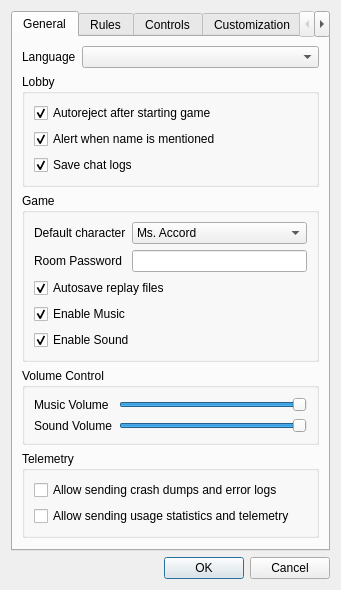
<?xml version="1.0" encoding="UTF-8"?>
<ui version="4.0">
 <class>SettingsDialog</class>
 <widget class="QDialog" name="SettingsDialog">
  <property name="geometry">
   <rect>
    <x>0</x>
    <y>0</y>
    <width>341</width>
    <height>502</height>
   </rect>
  </property>
  <property name="acceptDrops">
   <bool>true</bool>
  </property>
  <property name="windowTitle">
   <string comment="TitleSettings">Settings</string>
  </property>
  <property name="windowIcon">
   <iconset resource="client.qrc">
    <normaloff>:/icons/red.png</normaloff>:/icons/red.png</iconset>
  </property>
  <layout class="QVBoxLayout" name="verticalLayout">
   <item>
    <widget class="QTabWidget" name="SettingsTabWidget">
     <property name="currentIndex">
      <number>0</number>
     </property>
     <widget class="QWidget" name="GeneralTab">
      <attribute name="title">
       <string comment="TitleGeneral">General</string>
      </attribute>
      <layout class="QVBoxLayout" name="verticalLayout_2">
       <item>
        <layout class="QFormLayout" name="LanguageForm">
         <item row="0" column="0">
          <widget class="QLabel" name="LanguageLabel">
           <property name="text">
            <string>Language</string>
           </property>
          </widget>
         </item>
         <item row="0" column="1">
          <widget class="QComboBox" name="LanguageComboBox"/>
         </item>
        </layout>
       </item>
       <item>
        <widget class="QGroupBox" name="LobbyGroupBox">
         <property name="sizePolicy">
          <sizepolicy hsizetype="Preferred" vsizetype="Preferred">
           <horstretch>0</horstretch>
           <verstretch>0</verstretch>
          </sizepolicy>
         </property>
         <property name="title">
          <string comment="TitleLobby">Lobby</string>
         </property>
         <layout class="QVBoxLayout" name="verticalLayout_3">
          <item>
           <widget class="QCheckBox" name="AutorejectCheckBox">
            <property name="text">
             <string comment="Autoreject">Autoreject after starting game</string>
            </property>
            <property name="checked">
             <bool>true</bool>
            </property>
           </widget>
          </item>
          <item>
           <widget class="QCheckBox" name="AlertNameCheckBox">
            <property name="text">
             <string comment="AlertName">Alert when name is mentioned</string>
            </property>
            <property name="checked">
             <bool>true</bool>
            </property>
           </widget>
          </item>
          <item>
           <widget class="QCheckBox" name="SaveLogsCheckBox">
            <property name="text">
             <string comment="SaveChat">Save chat logs</string>
            </property>
            <property name="checked">
             <bool>true</bool>
            </property>
           </widget>
          </item>
         </layout>
        </widget>
       </item>
       <item>
        <widget class="QGroupBox" name="GameGroupBox">
         <property name="sizePolicy">
          <sizepolicy hsizetype="Preferred" vsizetype="Preferred">
           <horstretch>0</horstretch>
           <verstretch>0</verstretch>
          </sizepolicy>
         </property>
         <property name="title">
          <string comment="TitleGame">Game</string>
         </property>
         <layout class="QVBoxLayout" name="verticalLayout_4">
          <item>
           <layout class="QFormLayout" name="formLayout_5">
            <property name="fieldGrowthPolicy">
             <enum>QFormLayout::AllNonFixedFieldsGrow</enum>
            </property>
            <item row="0" column="0">
             <widget class="QLabel" name="DefaultCharacterLabel">
              <property name="text">
               <string comment="DefaultCharacter">Default character</string>
              </property>
             </widget>
            </item>
            <item row="0" column="1">
             <widget class="QComboBox" name="DefaultCharacterComboBox">
              <item>
               <property name="text">
                <string>Ms. Accord</string>
               </property>
              </item>
              <item>
               <property name="text">
                <string>Amitie</string>
               </property>
              </item>
              <item>
               <property name="text">
                <string>Arle</string>
               </property>
              </item>
              <item>
               <property name="text">
                <string>Dongurigaeru</string>
               </property>
              </item>
              <item>
               <property name="text">
                <string>Draco</string>
               </property>
              </item>
              <item>
               <property name="text">
                <string>Carbuncle</string>
               </property>
              </item>
              <item>
               <property name="text">
                <string>Ecolo</string>
               </property>
              </item>
              <item>
               <property name="text">
                <string>Feli</string>
               </property>
              </item>
              <item>
               <property name="text">
                <string>Klug</string>
               </property>
              </item>
              <item>
               <property name="text">
                <string>Lemres</string>
               </property>
              </item>
              <item>
               <property name="text">
                <string>Maguro</string>
               </property>
              </item>
              <item>
               <property name="text">
                <string>Ocean Prince</string>
               </property>
              </item>
              <item>
               <property name="text">
                <string>Onion Pixy</string>
               </property>
              </item>
              <item>
               <property name="text">
                <string>Raffine</string>
               </property>
              </item>
              <item>
               <property name="text">
                <string>Rider</string>
               </property>
              </item>
              <item>
               <property name="text">
                <string>Risukuma</string>
               </property>
              </item>
              <item>
               <property name="text">
                <string>Ringo</string>
               </property>
              </item>
              <item>
               <property name="text">
                <string>Rulue</string>
               </property>
              </item>
              <item>
               <property name="text">
                <string>Satan</string>
               </property>
              </item>
              <item>
               <property name="text">
                <string>Schezo</string>
               </property>
              </item>
              <item>
               <property name="text">
                <string>Sig</string>
               </property>
              </item>
              <item>
               <property name="text">
                <string>Suketoudara</string>
               </property>
              </item>
              <item>
               <property name="text">
                <string>Witch</string>
               </property>
              </item>
              <item>
               <property name="text">
                <string>Yu &amp; Rei</string>
               </property>
              </item>
             </widget>
            </item>
            <item row="1" column="0">
             <widget class="QLabel" name="PasswordLabel">
              <property name="text">
               <string comment="RoomPassword">Room Password</string>
              </property>
             </widget>
            </item>
            <item row="1" column="1">
             <widget class="QLineEdit" name="RoomPasswordLineEdit"/>
            </item>
           </layout>
          </item>
          <item>
           <widget class="QCheckBox" name="AutosaveReplaysCheckBox">
            <property name="text">
             <string comment="AutosaveReplay">Autosave replay files</string>
            </property>
            <property name="checked">
             <bool>true</bool>
            </property>
           </widget>
          </item>
          <item>
           <widget class="QCheckBox" name="EnableMusicCheckBox">
            <property name="text">
             <string comment="PlayMusic">Enable Music</string>
            </property>
            <property name="checked">
             <bool>true</bool>
            </property>
           </widget>
          </item>
          <item>
           <widget class="QCheckBox" name="EnableSoundCheckBox">
            <property name="text">
             <string comment="PlaySound">Enable Sound</string>
            </property>
            <property name="checked">
             <bool>true</bool>
            </property>
           </widget>
          </item>
         </layout>
        </widget>
       </item>
       <item>
        <widget class="QGroupBox" name="VolumeControlGroupBox">
         <property name="title">
          <string comment="TitleVolumeControl">Volume Control</string>
         </property>
         <layout class="QFormLayout" name="formLayout_6">
          <item row="0" column="0">
           <widget class="QLabel" name="MusicVolumeLabel">
            <property name="text">
             <string comment="MusicVolume">Music Volume</string>
            </property>
           </widget>
          </item>
          <item row="0" column="1">
           <widget class="QSlider" name="MusicVolumeHorizontalSlider">
            <property name="maximum">
             <number>100</number>
            </property>
            <property name="value">
             <number>100</number>
            </property>
            <property name="orientation">
             <enum>Qt::Horizontal</enum>
            </property>
            <property name="invertedAppearance">
             <bool>false</bool>
            </property>
           </widget>
          </item>
          <item row="1" column="0">
           <widget class="QLabel" name="SoundVolumeLabel">
            <property name="text">
             <string comment="SoundVolume">Sound Volume</string>
            </property>
           </widget>
          </item>
          <item row="1" column="1">
           <widget class="QSlider" name="SoundVolumeHorizontalSlider">
            <property name="maximum">
             <number>100</number>
            </property>
            <property name="value">
             <number>100</number>
            </property>
            <property name="orientation">
             <enum>Qt::Horizontal</enum>
            </property>
           </widget>
          </item>
         </layout>
        </widget>
       </item>
       <item>
        <widget class="QGroupBox" name="TelemetryGroupBox">
         <property name="title">
          <string>Telemetry</string>
         </property>
         <layout class="QVBoxLayout" name="verticalLayout_9">
          <item>
           <widget class="QCheckBox" name="AllowCrashDumpsCheckBox">
            <property name="text">
             <string comment="TelemetryCrashCheckbox">Allow sending crash dumps and error logs</string>
            </property>
           </widget>
          </item>
          <item>
           <widget class="QCheckBox" name="AllowUsageStatisticsCheckBox">
            <property name="text">
             <string comment="TelemetryStatisticCheckbox">Allow sending usage statistics and telemetry</string>
            </property>
           </widget>
          </item>
         </layout>
        </widget>
       </item>
       <item>
        <spacer name="verticalSpacer">
         <property name="orientation">
          <enum>Qt::Vertical</enum>
         </property>
         <property name="sizeHint" stdset="0">
          <size>
           <width>20</width>
           <height>40</height>
          </size>
         </property>
        </spacer>
       </item>
      </layout>
     </widget>
     <widget class="QWidget" name="RulesTab">
      <attribute name="title">
       <string comment="TitleRules">Rules</string>
      </attribute>
      <layout class="QFormLayout" name="formLayout">
       <property name="fieldGrowthPolicy">
        <enum>QFormLayout::AllNonFixedFieldsGrow</enum>
       </property>
       <property name="labelAlignment">
        <set>Qt::AlignLeading|Qt::AlignLeft|Qt::AlignVCenter</set>
       </property>
       <item row="0" column="0">
        <widget class="QLabel" name="BaseRulesLabel">
         <property name="text">
          <string comment="BaseRules">Base rules</string>
         </property>
        </widget>
       </item>
       <item row="0" column="1">
        <widget class="QComboBox" name="BaseRulesComboBox">
         <item>
          <property name="text">
           <string>Tsu</string>
          </property>
         </item>
         <item>
          <property name="text">
           <string>Fever</string>
          </property>
         </item>
         <item>
          <property name="text">
           <string>Fever (15th)</string>
          </property>
         </item>
         <item>
          <property name="text">
           <string>Endless Fever VS</string>
          </property>
         </item>
        </widget>
       </item>
       <item row="1" column="1">
        <widget class="QCheckBox" name="DefaultRulesCheckbox">
         <property name="text">
          <string comment="DefaultRules">Default rules</string>
         </property>
         <property name="checked">
          <bool>true</bool>
         </property>
        </widget>
       </item>
       <item row="2" column="0">
        <widget class="QLabel" name="MarginTimeLabel">
         <property name="text">
          <string comment="MarginTime">Margin time</string>
         </property>
        </widget>
       </item>
       <item row="2" column="1">
        <widget class="QSpinBox" name="MarginTimeSpinBox">
         <property name="enabled">
          <bool>false</bool>
         </property>
         <property name="maximum">
          <number>999</number>
         </property>
         <property name="value">
          <number>192</number>
         </property>
        </widget>
       </item>
       <item row="3" column="0">
        <widget class="QLabel" name="TargetPointsLabel">
         <property name="text">
          <string comment="TargetPoints">Target points</string>
         </property>
        </widget>
       </item>
       <item row="3" column="1">
        <widget class="QSpinBox" name="TargetPointsSpinBox">
         <property name="enabled">
          <bool>false</bool>
         </property>
         <property name="minimum">
          <number>1</number>
         </property>
         <property name="maximum">
          <number>999</number>
         </property>
         <property name="value">
          <number>70</number>
         </property>
        </widget>
       </item>
       <item row="4" column="0">
        <widget class="QLabel" name="label_2">
         <property name="text">
          <string comment="RequiredChain">Required chain</string>
         </property>
        </widget>
       </item>
       <item row="4" column="1">
        <widget class="QSpinBox" name="RequiredChainSpinBox">
         <property name="enabled">
          <bool>false</bool>
         </property>
         <property name="maximum">
          <number>100</number>
         </property>
        </widget>
       </item>
       <item row="5" column="0">
        <widget class="QLabel" name="PuyoToClearLabel">
         <property name="text">
          <string comment="PuyoToClear">Puyo to clear</string>
         </property>
        </widget>
       </item>
       <item row="5" column="1">
        <widget class="QSpinBox" name="PuyoToClearSpinBox">
         <property name="enabled">
          <bool>false</bool>
         </property>
         <property name="minimum">
          <number>1</number>
         </property>
         <property name="maximum">
          <number>100</number>
         </property>
         <property name="value">
          <number>4</number>
         </property>
        </widget>
       </item>
       <item row="6" column="0">
        <widget class="QLabel" name="InitialFeverCountLabel">
         <property name="text">
          <string comment="InitialFeverCount">Initial Fever Count</string>
         </property>
        </widget>
       </item>
       <item row="6" column="1">
        <widget class="QSpinBox" name="InitialFeverCountSpinBox">
         <property name="enabled">
          <bool>false</bool>
         </property>
         <property name="maximum">
          <number>6</number>
         </property>
        </widget>
       </item>
       <item row="7" column="0">
        <widget class="QLabel" name="FeverPowerLabel">
         <property name="text">
          <string comment="FeverPower">Fever power</string>
         </property>
        </widget>
       </item>
       <item row="7" column="1">
        <widget class="QSpinBox" name="FeverPowerSpinBox">
         <property name="enabled">
          <bool>false</bool>
         </property>
         <property name="maximum">
          <number>999</number>
         </property>
         <property name="value">
          <number>100</number>
         </property>
        </widget>
       </item>
       <item row="8" column="0">
        <widget class="QCheckBox" name="NumberOfColorsSelectCheckBox">
         <property name="enabled">
          <bool>false</bool>
         </property>
         <property name="text">
          <string comment="SelectColors">Select colors</string>
         </property>
        </widget>
       </item>
       <item row="8" column="1">
        <widget class="QSpinBox" name="NumberOfColorsSpinBox">
         <property name="enabled">
          <bool>false</bool>
         </property>
         <property name="minimum">
          <number>3</number>
         </property>
         <property name="maximum">
          <number>5</number>
         </property>
         <property name="singleStep">
          <number>1</number>
         </property>
         <property name="value">
          <number>4</number>
         </property>
        </widget>
       </item>
       <item row="9" column="0">
        <widget class="QLabel" name="NumberOfPlayersLabel">
         <property name="text">
          <string comment="NumberOfPlayers">Number of players</string>
         </property>
        </widget>
       </item>
       <item row="9" column="1">
        <widget class="QSpinBox" name="NumberOfPlayersSpinBox">
         <property name="minimum">
          <number>2</number>
         </property>
         <property name="maximum">
          <number>50</number>
         </property>
        </widget>
       </item>
       <item row="10" column="1">
        <widget class="QCheckBox" name="QuickDropCheckBox">
         <property name="enabled">
          <bool>false</bool>
         </property>
         <property name="text">
          <string comment="QuickDrop">Quick Drop</string>
         </property>
        </widget>
       </item>
       <item row="11" column="1">
        <widget class="QPushButton" name="DefaultButton">
         <property name="enabled">
          <bool>false</bool>
         </property>
         <property name="sizePolicy">
          <sizepolicy hsizetype="Fixed" vsizetype="Fixed">
           <horstretch>0</horstretch>
           <verstretch>0</verstretch>
          </sizepolicy>
         </property>
         <property name="text">
          <string comment="ButtonDefault">Default</string>
         </property>
        </widget>
       </item>
      </layout>
     </widget>
     <widget class="QWidget" name="ControlsTab">
      <attribute name="title">
       <string comment="TitleControls">Controls</string>
      </attribute>
      <layout class="QFormLayout" name="formLayout_2">
       <property name="fieldGrowthPolicy">
        <enum>QFormLayout::AllNonFixedFieldsGrow</enum>
       </property>
       <item row="0" column="0">
        <widget class="QLabel" name="UpLabel">
         <property name="text">
          <string comment="Up">Up</string>
         </property>
        </widget>
       </item>
       <item row="1" column="0">
        <widget class="QLabel" name="DownLabel">
         <property name="text">
          <string comment="Down">Down</string>
         </property>
        </widget>
       </item>
       <item row="2" column="0">
        <widget class="QLabel" name="LeftLabel">
         <property name="text">
          <string comment="Left">Left</string>
         </property>
        </widget>
       </item>
       <item row="3" column="0">
        <widget class="QLabel" name="RightLabel">
         <property name="text">
          <string comment="Right">Right</string>
         </property>
        </widget>
       </item>
       <item row="4" column="0">
        <widget class="QLabel" name="ALabel">
         <property name="text">
          <string comment="A">A</string>
         </property>
        </widget>
       </item>
       <item row="5" column="0">
        <widget class="QLabel" name="BLabel">
         <property name="text">
          <string comment="B">B</string>
         </property>
        </widget>
       </item>
       <item row="0" column="1">
        <widget class="InputWidget" name="UpInput" native="true"/>
       </item>
       <item row="1" column="1">
        <widget class="InputWidget" name="DownInput" native="true"/>
       </item>
       <item row="2" column="1">
        <widget class="InputWidget" name="LeftInput" native="true"/>
       </item>
       <item row="3" column="1">
        <widget class="InputWidget" name="RightInput" native="true"/>
       </item>
       <item row="4" column="1">
        <widget class="InputWidget" name="AInput" native="true"/>
       </item>
       <item row="6" column="0">
        <widget class="QLabel" name="StartLabel">
         <property name="text">
          <string>Start</string>
         </property>
        </widget>
       </item>
       <item row="5" column="1">
        <widget class="InputWidget" name="BInput" native="true"/>
       </item>
       <item row="6" column="1">
        <widget class="InputWidget" name="StartInput" native="true"/>
       </item>
       <item row="7" column="0">
        <spacer name="SwapABConfirmSpacer">
         <property name="orientation">
          <enum>Qt::Horizontal</enum>
         </property>
         <property name="sizeHint" stdset="0">
          <size>
           <width>40</width>
           <height>20</height>
          </size>
         </property>
        </spacer>
       </item>
       <item row="7" column="1">
        <widget class="QCheckBox" name="SwapABConfirmCheckBox">
         <property name="text">
          <string>Swap A/B Confirmation</string>
         </property>
         <property name="checked">
          <bool>true</bool>
         </property>
        </widget>
       </item>
      </layout>
     </widget>
     <widget class="QWidget" name="CustomizationTab">
      <attribute name="title">
       <string comment="TitleCustomization">Customization</string>
      </attribute>
      <layout class="QVBoxLayout" name="verticalLayout_5">
       <item>
        <widget class="QGroupBox" name="GraphicsBox">
         <property name="title">
          <string comment="TitleGraphicsAndSound">Graphics and Sound</string>
         </property>
         <layout class="QFormLayout" name="formLayout_4">
          <property name="fieldGrowthPolicy">
           <enum>QFormLayout::AllNonFixedFieldsGrow</enum>
          </property>
          <item row="0" column="0">
           <widget class="QLabel" name="BackgroundLabel">
            <property name="text">
             <string>Background</string>
            </property>
           </widget>
          </item>
          <item row="0" column="1">
           <widget class="QComboBox" name="BackgroundComboBox"/>
          </item>
          <item row="1" column="0">
           <widget class="QLabel" name="PuyoLabel">
            <property name="text">
             <string>Puyo</string>
            </property>
           </widget>
          </item>
          <item row="1" column="1">
           <widget class="QComboBox" name="PuyoComboBox"/>
          </item>
          <item row="2" column="0">
           <widget class="QLabel" name="SoundLabel">
            <property name="text">
             <string comment="SoundEffects">Sound Effects</string>
            </property>
           </widget>
          </item>
          <item row="2" column="1">
           <widget class="QComboBox" name="SoundComboBox"/>
          </item>
          <item row="3" column="1">
           <widget class="QCheckBox" name="ApplyCharacterCheckBox">
            <property name="text">
             <string comment="CharacterBackground">Apply character image to field</string>
            </property>
           </widget>
          </item>
         </layout>
        </widget>
       </item>
       <item>
        <widget class="QGroupBox" name="CharacterBox">
         <property name="title">
          <string comment="TitleCharacters">Characters</string>
         </property>
         <layout class="QHBoxLayout" name="horizontalLayout">
          <item>
           <widget class="QScrollArea" name="CharactersScrollArea">
            <property name="horizontalScrollBarPolicy">
             <enum>Qt::ScrollBarAsNeeded</enum>
            </property>
            <property name="widgetResizable">
             <bool>true</bool>
            </property>
            <widget class="QWidget" name="scrollAreaWidgetContents">
             <property name="geometry">
              <rect>
               <x>0</x>
               <y>0</y>
               <width>282</width>
               <height>560</height>
              </rect>
             </property>
             <layout class="QFormLayout" name="formLayout_3">
              <property name="fieldGrowthPolicy">
               <enum>QFormLayout::AllNonFixedFieldsGrow</enum>
              </property>
              <item row="0" column="0">
               <widget class="QLabel" name="Char0Label">
                <property name="text">
                 <string comment="Char1">Ms. Accord</string>
                </property>
               </widget>
              </item>
              <item row="0" column="1">
               <widget class="QComboBox" name="Char0ComboBox"/>
              </item>
              <item row="1" column="0">
               <widget class="QLabel" name="Char1Label">
                <property name="text">
                 <string comment="Char2">Amitie</string>
                </property>
               </widget>
              </item>
              <item row="1" column="1">
               <widget class="QComboBox" name="Char1ComboBox"/>
              </item>
              <item row="2" column="0">
               <widget class="QLabel" name="Char2Label">
                <property name="text">
                 <string comment="Char3">Arle</string>
                </property>
               </widget>
              </item>
              <item row="2" column="1">
               <widget class="QComboBox" name="Char2ComboBox"/>
              </item>
              <item row="3" column="0">
               <widget class="QLabel" name="Char3Label">
                <property name="text">
                 <string comment="Char4">Dongurigaeru</string>
                </property>
               </widget>
              </item>
              <item row="3" column="1">
               <widget class="QComboBox" name="Char3ComboBox"/>
              </item>
              <item row="4" column="0">
               <widget class="QLabel" name="Char4Label">
                <property name="text">
                 <string comment="Char5">Draco</string>
                </property>
               </widget>
              </item>
              <item row="4" column="1">
               <widget class="QComboBox" name="Char4ComboBox"/>
              </item>
              <item row="5" column="1">
               <widget class="QComboBox" name="Char5ComboBox"/>
              </item>
              <item row="6" column="0">
               <widget class="QLabel" name="Char6Label">
                <property name="text">
                 <string comment="Char7">Ecolo</string>
                </property>
               </widget>
              </item>
              <item row="6" column="1">
               <widget class="QComboBox" name="Char6ComboBox"/>
              </item>
              <item row="7" column="0">
               <widget class="QLabel" name="Char7Label">
                <property name="text">
                 <string comment="Char8">Feli</string>
                </property>
               </widget>
              </item>
              <item row="7" column="1">
               <widget class="QComboBox" name="Char7ComboBox"/>
              </item>
              <item row="8" column="0">
               <widget class="QLabel" name="Char8Label">
                <property name="text">
                 <string comment="Char9">Klug</string>
                </property>
               </widget>
              </item>
              <item row="8" column="1">
               <widget class="QComboBox" name="Char8ComboBox"/>
              </item>
              <item row="9" column="0">
               <widget class="QLabel" name="Char9Label">
                <property name="text">
                 <string comment="Char10">Lemres</string>
                </property>
               </widget>
              </item>
              <item row="9" column="1">
               <widget class="QComboBox" name="Char9ComboBox"/>
              </item>
              <item row="10" column="0">
               <widget class="QLabel" name="Char10Label">
                <property name="text">
                 <string comment="Char11">Maguro</string>
                </property>
               </widget>
              </item>
              <item row="10" column="1">
               <widget class="QComboBox" name="Char10ComboBox"/>
              </item>
              <item row="11" column="0">
               <widget class="QLabel" name="Char11Label">
                <property name="text">
                 <string comment="Char12">Ocean Prince</string>
                </property>
               </widget>
              </item>
              <item row="11" column="1">
               <widget class="QComboBox" name="Char11ComboBox"/>
              </item>
              <item row="12" column="0">
               <widget class="QLabel" name="Char12Label">
                <property name="text">
                 <string comment="Char13">Oshare Bones</string>
                </property>
               </widget>
              </item>
              <item row="12" column="1">
               <widget class="QComboBox" name="Char12ComboBox"/>
              </item>
              <item row="13" column="0">
               <widget class="QLabel" name="Char13Label">
                <property name="text">
                 <string comment="Char14">Raffine</string>
                </property>
               </widget>
              </item>
              <item row="13" column="1">
               <widget class="QComboBox" name="Char13ComboBox"/>
              </item>
              <item row="14" column="0">
               <widget class="QLabel" name="Char14Label">
                <property name="text">
                 <string comment="Char15">Rider</string>
                </property>
               </widget>
              </item>
              <item row="14" column="1">
               <widget class="QComboBox" name="Char14ComboBox"/>
              </item>
              <item row="15" column="0">
               <widget class="QLabel" name="Char15Label">
                <property name="text">
                 <string comment="Char16">Risukuma</string>
                </property>
               </widget>
              </item>
              <item row="15" column="1">
               <widget class="QComboBox" name="Char15ComboBox"/>
              </item>
              <item row="16" column="0">
               <widget class="QLabel" name="Char16Label">
                <property name="text">
                 <string comment="Char17">Ringo</string>
                </property>
               </widget>
              </item>
              <item row="16" column="1">
               <widget class="QComboBox" name="Char16ComboBox"/>
              </item>
              <item row="17" column="0">
               <widget class="QLabel" name="Char17Label">
                <property name="text">
                 <string comment="Char18">Rulue</string>
                </property>
               </widget>
              </item>
              <item row="17" column="1">
               <widget class="QComboBox" name="Char17ComboBox"/>
              </item>
              <item row="18" column="0">
               <widget class="QLabel" name="Char18Label">
                <property name="text">
                 <string comment="Char19">Satan</string>
                </property>
               </widget>
              </item>
              <item row="18" column="1">
               <widget class="QComboBox" name="Char18ComboBox"/>
              </item>
              <item row="19" column="0">
               <widget class="QLabel" name="Char19Label">
                <property name="text">
                 <string comment="Char20">Schezo</string>
                </property>
               </widget>
              </item>
              <item row="19" column="1">
               <widget class="QComboBox" name="Char19ComboBox"/>
              </item>
              <item row="20" column="0">
               <widget class="QLabel" name="Char20Label">
                <property name="text">
                 <string comment="Char21">Sig</string>
                </property>
               </widget>
              </item>
              <item row="20" column="1">
               <widget class="QComboBox" name="Char20ComboBox"/>
              </item>
              <item row="21" column="0">
               <widget class="QLabel" name="Char21Label">
                <property name="text">
                 <string comment="Char22">Suketoudara</string>
                </property>
               </widget>
              </item>
              <item row="21" column="1">
               <widget class="QComboBox" name="Char21ComboBox"/>
              </item>
              <item row="22" column="0">
               <widget class="QLabel" name="Char22Label">
                <property name="text">
                 <string comment="Char23">Witch</string>
                </property>
               </widget>
              </item>
              <item row="22" column="1">
               <widget class="QComboBox" name="Char22ComboBox"/>
              </item>
              <item row="23" column="0">
               <widget class="QLabel" name="Char23Label">
                <property name="text">
                 <string comment="Char24">Yu &amp; Rei</string>
                </property>
               </widget>
              </item>
              <item row="23" column="1">
               <widget class="QComboBox" name="Char23ComboBox"/>
              </item>
              <item row="5" column="0">
               <widget class="QLabel" name="Char5Label">
                <property name="text">
                 <string comment="Char6">Carbuncle</string>
                </property>
               </widget>
              </item>
             </layout>
            </widget>
           </widget>
          </item>
         </layout>
        </widget>
       </item>
      </layout>
     </widget>
     <widget class="QWidget" name="MusicTab">
      <attribute name="title">
       <string comment="TitleMusic">Music</string>
      </attribute>
      <layout class="QVBoxLayout" name="verticalLayout_6">
       <item>
        <widget class="QGroupBox" name="PlaylistGroupBox">
         <property name="title">
          <string comment="MusicPlayList">Playlist</string>
         </property>
         <layout class="QVBoxLayout" name="verticalLayout_8">
          <item>
           <widget class="QComboBox" name="PlaylistComboBox">
            <item>
             <property name="text">
              <string comment="MusicNormal">Normal</string>
             </property>
            </item>
            <item>
             <property name="text">
              <string comment="MusicFever">Fever</string>
             </property>
            </item>
           </widget>
          </item>
          <item>
           <widget class="QTreeView" name="PlaylistView">
            <property name="dragDropMode">
             <enum>QAbstractItemView::DragDrop</enum>
            </property>
            <property name="defaultDropAction">
             <enum>Qt::MoveAction</enum>
            </property>
            <property name="selectionMode">
             <enum>QAbstractItemView::ExtendedSelection</enum>
            </property>
            <property name="rootIsDecorated">
             <bool>false</bool>
            </property>
            <property name="headerHidden">
             <bool>true</bool>
            </property>
           </widget>
          </item>
          <item>
           <layout class="QHBoxLayout" name="PlaylistButtonLayout">
            <property name="spacing">
             <number>5</number>
            </property>
            <item>
             <widget class="QPushButton" name="PlaylistAddButton">
              <property name="text">
               <string comment="MusicAdd">Add</string>
              </property>
              <property name="icon">
               <iconset theme="list-add">
                <normaloff>.</normaloff>.</iconset>
              </property>
             </widget>
            </item>
            <item>
             <widget class="QPushButton" name="PlaylistRemoveButton">
              <property name="text">
               <string comment="MusicRemove">Remove</string>
              </property>
              <property name="icon">
               <iconset theme="list-remove">
                <normaloff>.</normaloff>.</iconset>
              </property>
             </widget>
            </item>
           </layout>
          </item>
         </layout>
        </widget>
       </item>
       <item>
        <widget class="QGroupBox" name="BehaviorPlaylist">
         <property name="title">
          <string comment="MusicBehavior">Behavior</string>
         </property>
         <layout class="QVBoxLayout" name="verticalLayout_7">
          <item>
           <widget class="QCheckBox" name="MusicStopAfterRoundCheckBox">
            <property name="text">
             <string comment="MusicCheckStop">Stop music after round</string>
            </property>
            <property name="checked">
             <bool>true</bool>
            </property>
           </widget>
          </item>
          <item>
           <widget class="QCheckBox" name="MusicAdvanceAtRoundStartCheckbox">
            <property name="text">
             <string comment="MusicCheckAdvance">Advance music at round start</string>
            </property>
            <property name="checked">
             <bool>true</bool>
            </property>
           </widget>
          </item>
          <item>
           <widget class="QCheckBox" name="MusicAtLeastOnceCheckBox">
            <property name="text">
             <string comment="MusicCheckAtLeastOnce">Loop music at least once before advancing</string>
            </property>
            <property name="checked">
             <bool>true</bool>
            </property>
           </widget>
          </item>
          <item>
           <widget class="QCheckBox" name="MusicRandomizeOrder">
            <property name="text">
             <string comment="MusicCheckRandomize">Randomize order</string>
            </property>
            <property name="checked">
             <bool>true</bool>
            </property>
           </widget>
          </item>
          <item>
           <widget class="QComboBox" name="MusicLoopModeComboBox">
            <item>
             <property name="text">
              <string comment="MusicLoopSingle">Loop Single</string>
             </property>
            </item>
            <item>
             <property name="text">
              <string comment="MusicLoopAll">Loop All</string>
             </property>
            </item>
           </widget>
          </item>
         </layout>
        </widget>
       </item>
      </layout>
     </widget>
    </widget>
   </item>
   <item>
    <widget class="QDialogButtonBox" name="SettingsButtonBox">
     <property name="orientation">
      <enum>Qt::Horizontal</enum>
     </property>
     <property name="standardButtons">
      <set>QDialogButtonBox::Cancel|QDialogButtonBox::Ok</set>
     </property>
    </widget>
   </item>
  </layout>
 </widget>
 <customwidgets>
  <customwidget>
   <class>InputWidget</class>
   <extends>QWidget</extends>
   <header>inputwidget.h</header>
   <container>1</container>
  </customwidget>
 </customwidgets>
 <resources>
  <include location="client.qrc"/>
 </resources>
 <connections/>
</ui>
